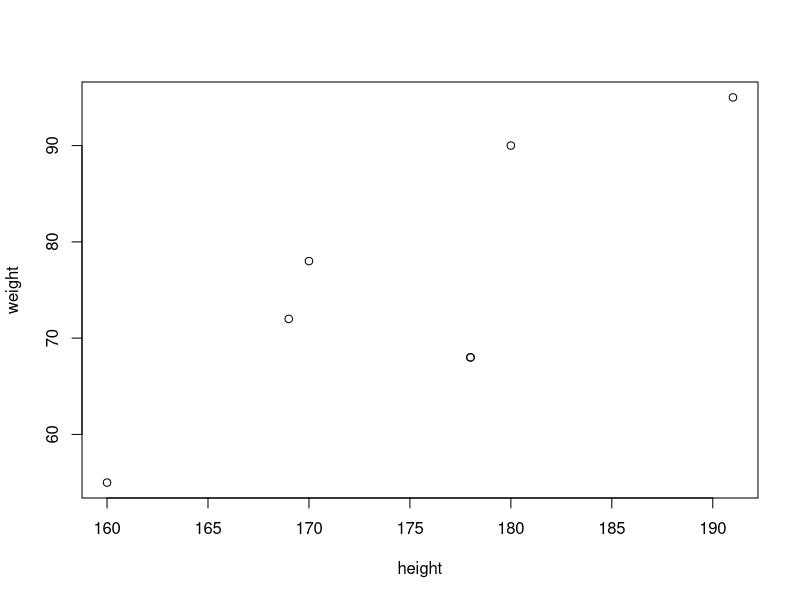

Reproduce this figure in R.
people <- read.csv(file='data.csv', row.names=1)

# Print the csv
print(people)

# Print the first 6 rows
head(people)

# Print the internal structures used to represent the csv
str(people)

# Linear regression
linearRegression <- lm(people)
print(linearRegression)

# Scatterplot
plot(people)
abline(linearRegression)
